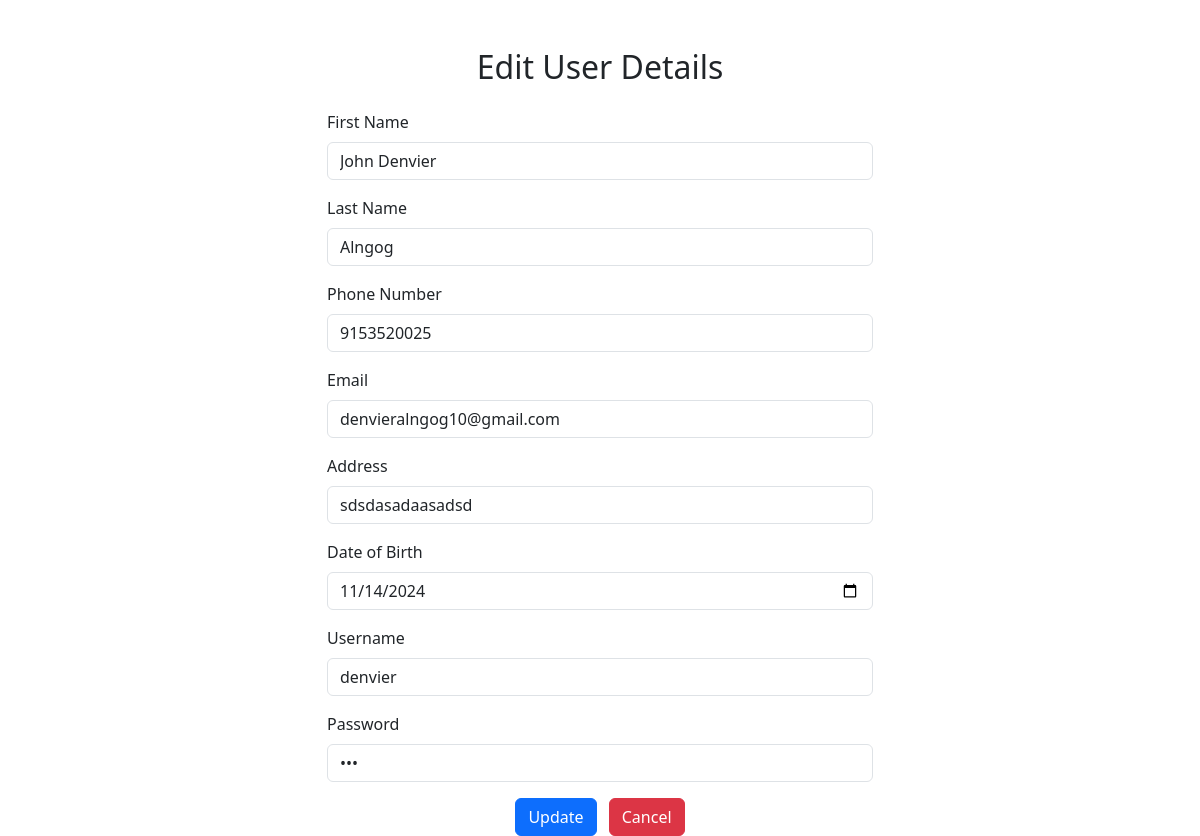
The page /edit_user.php?id=1 (signed in) on the database its author committed.
### tables this page shows
CREATE TABLE `users` (
  `User_ID` int(11) NOT NULL,
  `First_Name` varchar(255) NOT NULL,
  `Last_Name` varchar(255) NOT NULL,
  `Phone_Number` bigint(11) NOT NULL,
  `Email` varchar(255) NOT NULL,
  `Address` varchar(255) NOT NULL,
  `Date_Of_Birth` date NOT NULL,
  `Username` varchar(255) NOT NULL,
  `Password` varchar(255) NOT NULL,
  `Photo` mediumblob NOT NULL
);

### edit_user.php (the view, shortened to what this page needs)
<?php
include 'config.php';
if (isset($_GET['id'])) {
    $user_id = $_GET['id'];
    $sql = "SELECT * FROM users WHERE User_ID = ?";
    $stmt = $conn->prepare($sql);
    $stmt->bind_param("i", $user_id);
    $stmt->execute();
    $result = $stmt->get_result();
    $user = $result->fetch_assoc();
} else {
    die("User ID not specified.");
}
?>
<!DOCTYPE html>
<html lang="en">
<head>
    <link href="https://cdn.jsdelivr.net/npm/bootstrap@5.3.0-alpha1/dist/css/bootstrap.min.css" rel="stylesheet">
</head>
<body>
    <div class="container mt-5">
        <div class="row justify-content-center">
            <div class="col-md-6">
                <h2 class="text-center mb-4">Edit User Details</h2>
                <form method="POST">
                    <div class="mb-3">
                        <label for="firstname" class="form-label">First Name</label>
                        <input type="text" class="form-control" id="firstname" name="firstname" value="<?php echo $user['First_Name']; ?>" required>
                    </div>
                    <div class="mb-3">
                        <label for="lastname" class="form-label">Last Name</label>
                        <input type="text" class="form-control" id="lastname" name="lastname" value="<?php echo $user['Last_Name']; ?>" required>
                    </div>
                    <div class="mb-3">
                        <label for="phone" class="form-label">Phone Number</label>
                        <input type="text" class="form-control" id="phone" name="phone" value="<?php echo $user['Phone_Number']; ?>" required>
                    </div>
                    <div class="mb-3">
                        <label for="email" class="form-label">Email</label>
                        <input type="email" class="form-control" id="email" name="email" value="<?php echo $user['Email']; ?>" required>
                    </div>
                    <div class="mb-3">
                        <label for="address" class="form-label">Address</label>
                        <input type="text" class="form-control" id="address" name="address" value="<?php echo $user['Address']; ?>" required>
                    </div>
                    <div class="mb-3">
                        <label for="dob" class="form-label">Date of Birth</label>
                        <input type="date" class="form-control" id="dob" name="dob" value="<?php echo $user['Date_Of_Birth']; ?>" required>
                    </div>
                    <div class="mb-3">
                        <label for="username" class="form-label">Username</label>
                        <input type="text" class="form-control" id="username" name="username" value="<?php echo $user['Username']; ?>" required>
                    </div>
                    <div class="mb-3">
                        <label for="password" class="form-label">Password</label>
                        <input type="password" class="form-control" id="password" name="password" value="<?php echo $user['Password']; ?>" required>
                    </div>
                    <div class="text-center">
                        <button type="submit" class="btn btn-primary">Update</button>
                        <a href="manage_users.php" class="btn btn-danger ms-2">Cancel</a>
                    </div>
                </form>
            </div>
        </div>
    </div>
</body>
</html>

### rows shown on the page
users: firstname "John Denvier", lastname "Alngog", phone "9153520025", email "denvieralngog10@gmail.com", address "sdsdasadaasadsd", dob "11/14/2024", username "denvier"
